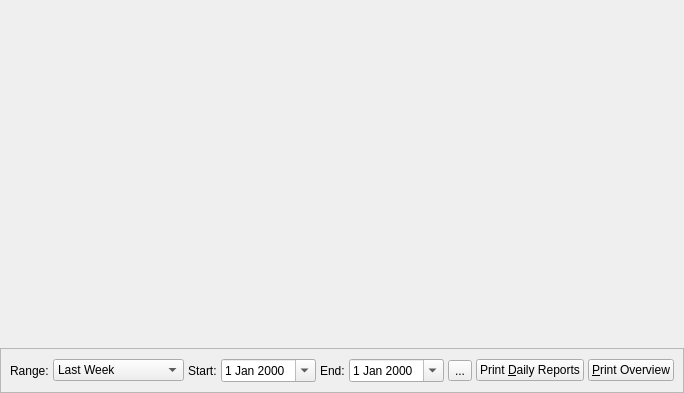
<?xml version="1.0" encoding="UTF-8"?>
<ui version="4.0">
 <class>Overview</class>
 <widget class="QWidget" name="Overview">
  <property name="geometry">
   <rect>
    <x>0</x>
    <y>0</y>
    <width>668</width>
    <height>393</height>
   </rect>
  </property>
  <property name="windowTitle">
   <string>Form</string>
  </property>
  <layout class="QVBoxLayout" name="verticalLayout">
   <property name="spacing">
    <number>0</number>
   </property>
   <property name="margin">
    <number>0</number>
   </property>
   <item>
    <widget class="QWidget" name="graphArea" native="true"/>
   </item>
   <item>
    <widget class="QFrame" name="frame">
     <property name="maximumSize">
      <size>
       <width>16777215</width>
       <height>45</height>
      </size>
     </property>
     <property name="frameShape">
      <enum>QFrame::StyledPanel</enum>
     </property>
     <property name="frameShadow">
      <enum>QFrame::Raised</enum>
     </property>
     <layout class="QHBoxLayout" name="horizontalLayout">
      <property name="spacing">
       <number>4</number>
      </property>
      <property name="leftMargin">
       <number>9</number>
      </property>
      <property name="topMargin">
       <number>0</number>
      </property>
      <property name="rightMargin">
       <number>9</number>
      </property>
      <property name="bottomMargin">
       <number>0</number>
      </property>
      <item>
       <widget class="QLabel" name="label_3">
        <property name="text">
         <string>Range:</string>
        </property>
       </widget>
      </item>
      <item>
       <widget class="QComboBox" name="rangeCombo">
        <item>
         <property name="text">
          <string>Last Week</string>
         </property>
        </item>
        <item>
         <property name="text">
          <string>Last Two Weeks</string>
         </property>
        </item>
        <item>
         <property name="text">
          <string>Last Month</string>
         </property>
        </item>
        <item>
         <property name="text">
          <string>Last Two Months</string>
         </property>
        </item>
        <item>
         <property name="text">
          <string>Last Three Months</string>
         </property>
        </item>
        <item>
         <property name="text">
          <string>Last 6 Months</string>
         </property>
        </item>
        <item>
         <property name="text">
          <string>Last Year</string>
         </property>
        </item>
       </widget>
      </item>
      <item>
       <widget class="QLabel" name="label">
        <property name="text">
         <string>Start:</string>
        </property>
       </widget>
      </item>
      <item>
       <widget class="QDateEdit" name="dateStart">
        <property name="calendarPopup">
         <bool>true</bool>
        </property>
        <property name="timeSpec">
         <enum>Qt::UTC</enum>
        </property>
       </widget>
      </item>
      <item>
       <widget class="QLabel" name="label_2">
        <property name="text">
         <string>End:</string>
        </property>
       </widget>
      </item>
      <item>
       <widget class="QDateEdit" name="dateEnd">
        <property name="calendarPopup">
         <bool>true</bool>
        </property>
        <property name="timeSpec">
         <enum>Qt::UTC</enum>
        </property>
       </widget>
      </item>
      <item>
       <widget class="QToolButton" name="toolButton">
        <property name="toolTip">
         <string>Reset view to selected date range</string>
        </property>
        <property name="text">
         <string>...</string>
        </property>
        <property name="icon">
         <iconset resource="Resources.qrc">
          <normaloff>:/icons/refresh.png</normaloff>:/icons/refresh.png</iconset>
        </property>
       </widget>
      </item>
      <item>
       <spacer name="horizontalSpacer">
        <property name="orientation">
         <enum>Qt::Horizontal</enum>
        </property>
        <property name="sizeHint" stdset="0">
         <size>
          <width>260</width>
          <height>20</height>
         </size>
        </property>
       </spacer>
      </item>
      <item>
       <widget class="QPushButton" name="printDailyButton">
        <property name="text">
         <string>Print &amp;Daily Reports</string>
        </property>
       </widget>
      </item>
      <item>
       <widget class="QPushButton" name="printButton">
        <property name="toolTip">
         <string>Send a Report to your Printer</string>
        </property>
        <property name="text">
         <string>&amp;Print Overview</string>
        </property>
       </widget>
      </item>
     </layout>
    </widget>
   </item>
  </layout>
 </widget>
 <resources>
  <include location="Resources.qrc"/>
 </resources>
 <connections/>
</ui>
